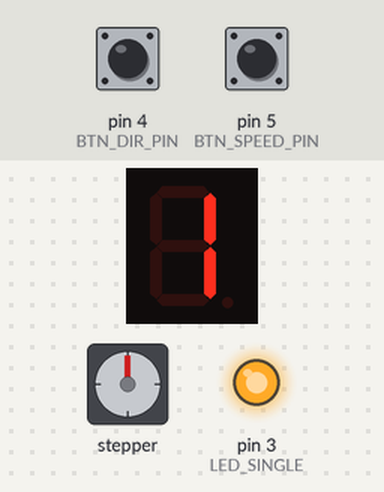
The sketch below on a simulated Arduino Uno, built with avr-gcc and run on an emulated ATmega328P. Parts: 1-digit seven-segment display, stepper motor, output pins drawn as LEDs (lit = HIGH). Wiring (inferred from the names in the program): 1-digit 7-segment display, segments lit when LOW: segments pin 6, pin 7, pin 8, pin 9, pin 10, pin 11, pin 12; stepper motor (2048 steps per turn assumed): coils A1, A0, A2, A3. The inputs (shaded band) are chosen by the test bench; at power-on: pin 4 (BTN_DIR_PIN) HIGH, pin 5 (BTN_SPEED_PIN) HIGH. The segment pins are drawn as the display they are named for; pins used as bus, display or sensor lines are not drawn.

Above: at 0.8 s.
0.9 s: pin 4 (BTN_DIR_PIN) pulled LOW for 0.15 s
At 2.0 s:
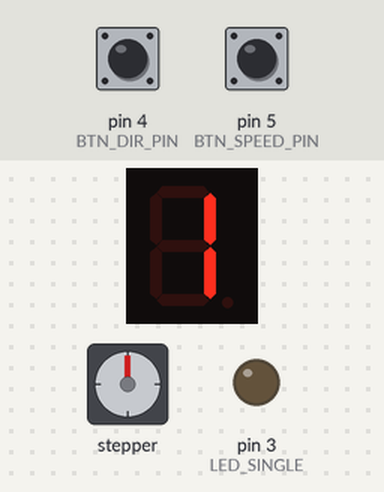
4.0 s: pin 5 (BTN_SPEED_PIN) pulled LOW for 0.15 s
At 4.43 s:
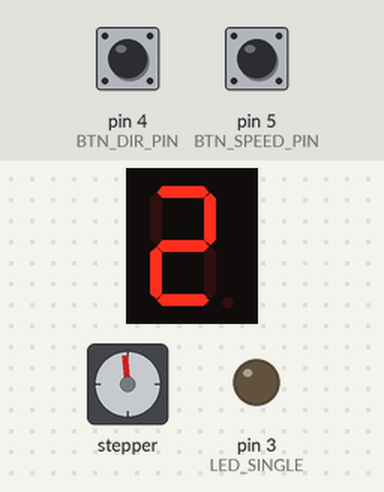
4.7 s: pin 5 (BTN_SPEED_PIN) pulled LOW for 1 s
At 4.92 s:
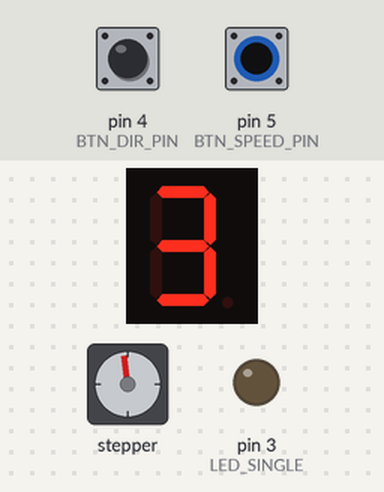
6.3 s: pin 5 (BTN_SPEED_PIN) pulled LOW for 0.15 s
9.4 s: pin 4 (BTN_DIR_PIN) pulled LOW for 1 s
At 9.9 s:
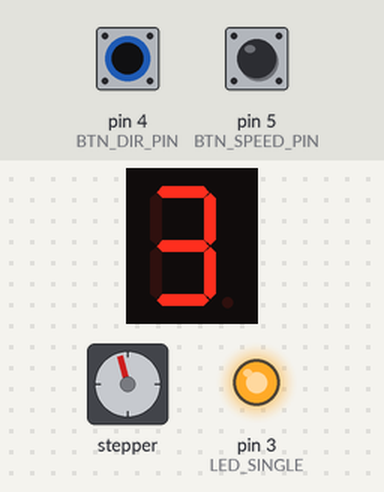
13.4 s: pin 4 (BTN_DIR_PIN) pulled LOW for 0.15 s
At 13.9 s:
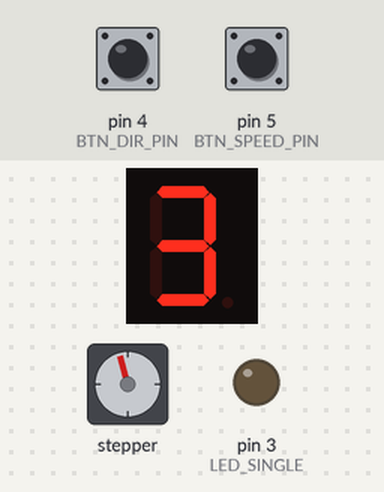
Timing chart, 0 to 64.0 s (numbered marks = the images above; inputs shaded):
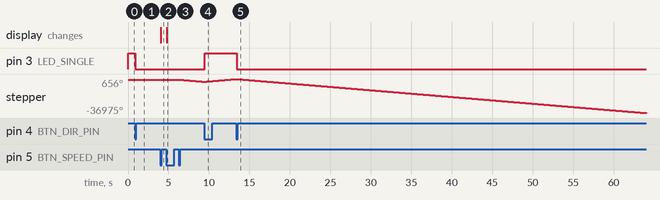

The sketch:

B1.ino
```cpp
#include <Arduino_FreeRTOS.h>
#include <semphr.h>  // Để sử dụng mutex bảo vệ shared variables

/* --- 1. KHAI BÁO CHÂN (Sửa theo sơ đồ mạch) --- */
// Động cơ bước (Nối qua ULN2003, thứ tự IN1-D6, IN2-D5, IN3-D4, IN4-D3)
#define IN1 A1
#define IN2 A0
#define IN3 A2
#define IN4 A3
// Nút nhấn & LED đơn
#define BTN_DIR_PIN 4 // Nút đảo chiều
#define BTN_SPEED_PIN 5 // Nút tốc độ (sửa từ 3 thành 7 theo sơ đồ)
#define LED_SINGLE 3 // LED đơn báo chiều (TX pin, dùng như output, sửa từ 12 thành 1)
// LED 7 Đoạn (a-A0, b-13, c-12, d-11, e-10, f-9, g-8)
const int segPins[] = {6, 7, 8, 9, 10, 11, 12};

/* --- 2. BIẾN TOÀN CỤC (SHARED VARIABLES) --- */
volatile int speedLevel = 1; // Cấp tốc độ: 1, 2, 3, 4 (thêm cấp 4 để tăng tốc độ)
volatile bool isClockwise = true; // True: Thuận (LED sáng), False: Nghịch (LED tắt)
// Mutex để bảo vệ shared variables (từ blog RTOS: mutex cho shared resource)
SemaphoreHandle_t sharedMutex;

/* --- 3. BẢNG MÃ --- */
// Mã LED 7 đoạn (Anode chung: 0 là sáng - LOW) - Chỉ cần số 1, 2, 3, 4
const byte numbers[5][7] = {
  {1,1,1,1,1,1,1}, // 0 (Không dùng)
  {1,0,0,1,1,1,1}, // 1 (bc on)
  {0,0,1,0,0,1,0}, // 2 (abdeg on)
  {0,0,0,0,1,1,0}, // 3 (abcdg on)
  {1,0,0,1,1,0,0}  // 4 (bfg on) - Thêm mã cho số 4
};
// Mã Half-step (8 bước) cho động cơ chạy mịn
// Thứ tự kích: A(IN1) -> AB -> B(IN2) -> BC -> C(IN3) -> CD -> D(IN4) -> DA
// (Nếu chiều quay sai, đảo thứ tự cột hoặc dùng sequence reverse)
const int steps[8][4] = {
  {1, 0, 0, 0},
  {1, 1, 0, 0},
  {0, 1, 0, 0},
  {0, 1, 1, 0},
  {0, 0, 1, 0},
  {0, 0, 1, 1},
  {0, 0, 0, 1},
  {1, 0, 0, 1}
};

/* --- 4. KHAI BÁO TASKS --- */
void TaskInput( void *pvParameters );
void TaskStepper( void *pvParameters ); // Điều khiển motor
void TaskDisplay( void *pvParameters ); // Hiển thị LED

void setup() {
  // Cấu hình Output
  pinMode(IN1, OUTPUT); pinMode(IN2, OUTPUT);
  pinMode(IN3, OUTPUT); pinMode(IN4, OUTPUT);
  pinMode(LED_SINGLE, OUTPUT);
  for(int i=0; i<7; i++) pinMode(segPins[i], OUTPUT);
  // Cấu hình Input (Sử dụng trở treo nội)
  pinMode(BTN_DIR_PIN, INPUT_PULLUP);
  pinMode(BTN_SPEED_PIN, INPUT_PULLUP);

  // Tạo mutex cho shared variables
  sharedMutex = xSemaphoreCreateMutex();

  // Tạo Task RTOS
  // Task 1: Xử lý nút nhấn (Ưu tiên trung bình)
  xTaskCreate(TaskInput, "Input", 128, NULL, 2, NULL);
  // Task 2: Điều khiển Động cơ (Ưu tiên cao nhất để chạy mượt)
  xTaskCreate(TaskStepper, "Stepper", 128, NULL, 3, NULL);
  // Task 3: Hiển thị LED (Ưu tiên thấp)
  xTaskCreate(TaskDisplay, "Display", 128, NULL, 1, NULL);

  // Bắt đầu scheduler RTOS (sửa: thêm dòng này, thiếu trong code gốc)
  vTaskStartScheduler();
}

void loop() {
  // RTOS quản lý, loop để trống
}

/* --- 5. NỘI DUNG CÁC TASK --- */
// --- TASK 1: ĐỌC NÚT NHẤN ---
void TaskInput(void *pvParameters) {
  int lastDirState = HIGH;
  int lastSpeedState = HIGH;
  for (;;) {
    int currDir = digitalRead(BTN_DIR_PIN);
    int currSpeed = digitalRead(BTN_SPEED_PIN);
    // Xử lý nút đảo chiều (Bắt sườn xuống)
    if (lastDirState == HIGH && currDir == LOW) {
      xSemaphoreTake(sharedMutex, portMAX_DELAY);
      isClockwise = !isClockwise;
      xSemaphoreGive(sharedMutex);
    }
    // Xử lý nút tốc độ (Bắt sườn xuống)
    if (lastSpeedState == HIGH && currSpeed == LOW) {
      xSemaphoreTake(sharedMutex, portMAX_DELAY);
      speedLevel++;
      if (speedLevel > 4) speedLevel = 1; // Thêm cấp 4, vòng lặp đến 4
      xSemaphoreGive(sharedMutex);
    }
    lastDirState = currDir;
    lastSpeedState = currSpeed;

    // Delay 50ms để chống rung phím
    vTaskDelay(50 / portTICK_PERIOD_MS);
  }
}

// --- TASK 2: ĐIỀU KHIỂN ĐỘNG CƠ (HALF-STEP) ---
void TaskStepper(void *pvParameters) {
  int stepIndex = 0;
  for (;;) {
    // 1. Xuất tín hiệu ra 4 chân
    digitalWrite(IN1, steps[stepIndex][0]);
    digitalWrite(IN2, steps[stepIndex][1]);
    digitalWrite(IN3, steps[stepIndex][2]);
    digitalWrite(IN4, steps[stepIndex][3]);
    // 2. Tăng/Giảm bước theo chiều quay (đọc an toàn với mutex)
    xSemaphoreTake(sharedMutex, portMAX_DELAY);
    if (isClockwise) {
      stepIndex++;
      if (stepIndex > 7) stepIndex = 0;
    } else {
      stepIndex--;
      if (stepIndex < 0) stepIndex = 7;
    }
    int localSpeed = speedLevel;  // Copy để tránh thay đổi giữa delay
    xSemaphoreGive(sharedMutex);
    // 3. Delay tạo tốc độ (Logic delay bằng tick RTOS, giả sử tick 1ms)
    int delayTicks = 0;
    switch(localSpeed) {
      case 1: delayTicks = 3; break; // Chậm ~10ms/step
      case 2: delayTicks = 2; break;  // Vừa ~6ms/step
      case 3: delayTicks = 1; break;  // Nhanh ~2ms/step

    }

    vTaskDelay(delayTicks);
  }
}

// --- TASK 3: HIỂN THỊ LED ---
void TaskDisplay(void *pvParameters) {
  for (;;) {
    xSemaphoreTake(sharedMutex, portMAX_DELAY);
    bool localDir = isClockwise;
    int localSpeed = speedLevel;
    xSemaphoreGive(sharedMutex);
    // 1. Điều khiển LED Đơn: Thuận = Sáng, Nghịch = Tắt
    digitalWrite(LED_SINGLE, localDir ? HIGH : LOW);
    // 2. Điều khiển LED 7 Đoạn: Hiện cấp tốc độ
    for(int i=0; i<7; i++) {
      digitalWrite(segPins[i], numbers[localSpeed][i]);
    }
    // Cập nhật mỗi 100ms
    vTaskDelay(100 / portTICK_PERIOD_MS);
  }
}
```

Measured:
- after the input at 0.9 s, pin 3 (LED_SINGLE): HIGH → LOW at once
- after the input at 4.0 s, the display: changes after 0.06 s (image 2)
- after the input at 4.7 s, the display: changes after 0.08 s (image 3)
- after the input at 9.4 s, pin 3 (LED_SINGLE): LOW → HIGH after 0.06 s
- after the input at 13.4 s, pin 3 (LED_SINGLE): HIGH → LOW at once
